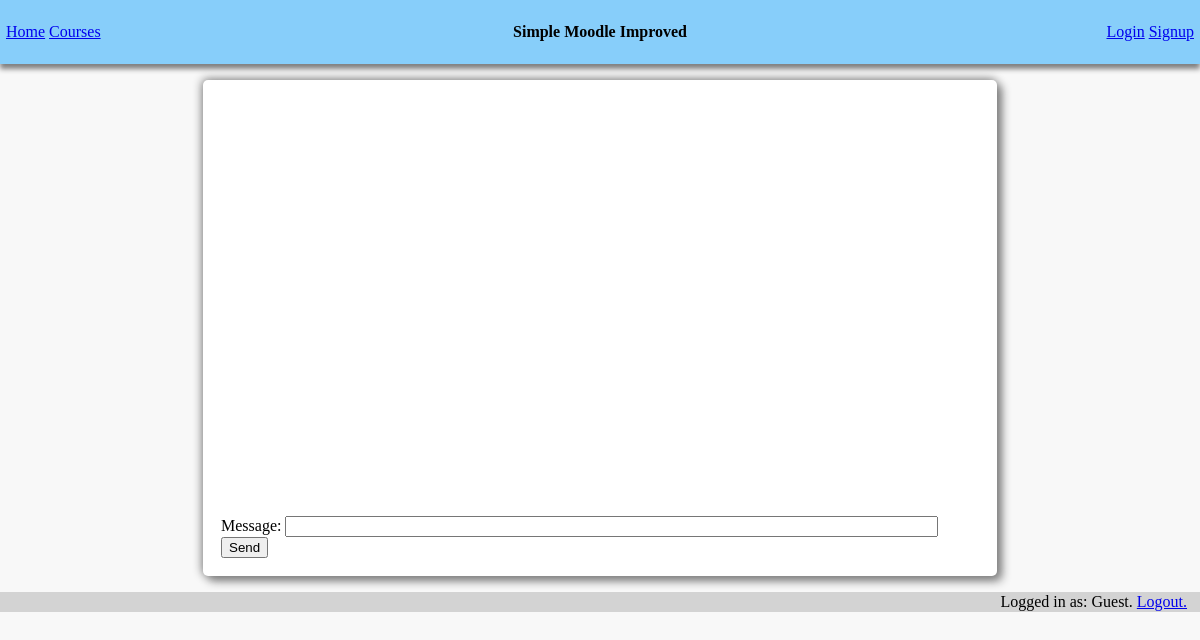
The app's page /forum.php, older data.
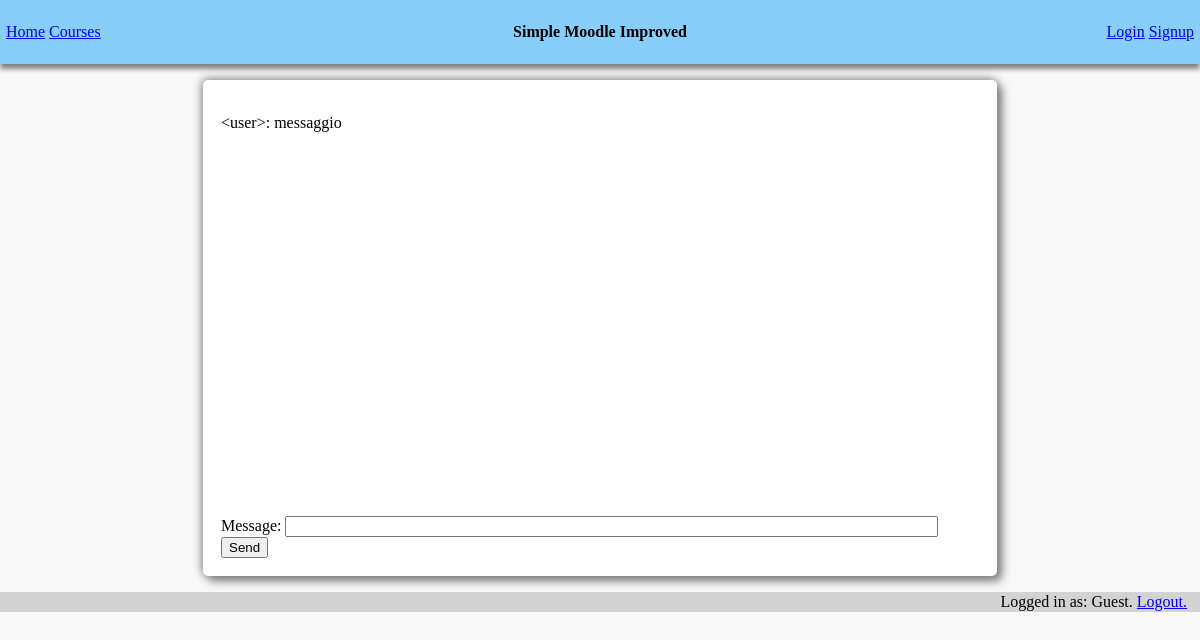
The same page, newer data.
### tables this page shows
CREATE TABLE Forum (
    messageID INTEGER PRIMARY KEY,
    username varchar(100),
    content varchar(10000)
);

### forum.php (the view, shortened to what this page needs)
<!doctype html>
<html lang="en">
    <head>
        <link rel="stylesheet" href="style.css">
    </head>
    <body>
        <header>
            <div id="navbar">
                <div id="navleft">
                    <a href="home.php" style="margin-right: 1%">Home</a>
                    <a href="courses.php">Courses</a>
                </div>
                <div id="navcentre">
                    <h4>Simple Moodle Improved</h4></div>
                <div id="navright">
                    <a href="login.html" style="margin-right: 1%">Login</a>
                    <a href="signup.html">Signup</a>
                </div>
            </div>
        </header>
        <div class="card" style="">
            <div class="content" style="overflow: scroll; height: 400px">
                <?php
                    function showMessages(){
                        $db = new SQLite3("SecureDB.sqlite", SQLITE3_OPEN_READWRITE);
                        $query_result = $db->query("SELECT * FROM Forum");
                        $row = $query_result->fetchArray();
                        while($row){
                            echo "<p>&lt;". $row[1]. "&gt;: " . $row[2] ."</p>";
                            $row = $query_result->fetchArray();
                        }
                    }
                    showMessages();
                ?>
            </div>
            <form action="forum.php" method="post">
                <div class="content">
                    <label> Message:
                        <input type="text" name="message" style="width: 85%">
                    </label>
                    <input type="submit" value="Send">
                </div>
            </form>
        </div>
        <footer id="footer">
        <div id="loginfo">
            Logged in as: <?php echo $_SESSION["username"]."."; ?>
            <a href="logout.php">Logout.</a>
        </div>
    </footer>
    </body>
</html>

### style.css (style rules this page uses)
body { margin: 0; background-color: #f8f8f8; }
#navbar { width: 100%; height: 64px; display: flex; justify-content: center; align-items: center; background-color: lightskyblue; box-shadow: 0 5px 5px gray; }
#navcentre { width: 33%; display: flex; justify-content: center; }
#navleft { width: 33%; display: flex; justify-content: left; }
#navright { width: 33%; display: flex; justify-content: right; }
.card { padding: 1px; width: 66%; margin: auto; margin-top: 16px; background-color: white; border-radius: 5px; box-shadow: 5px 5px 10px gray, -1px -1px 10px gray; }
.content { padding: 1px; margin: 16px; }
#footer { padding: 1px; margin-top: 16px; background-color: lightgray; display: flex; justify-content: flex-end; }
#loginfo { margin-right: 1%; }

Row changes from the older to the newer data that the page shows:
added forum: username "user", content "messaggio"
